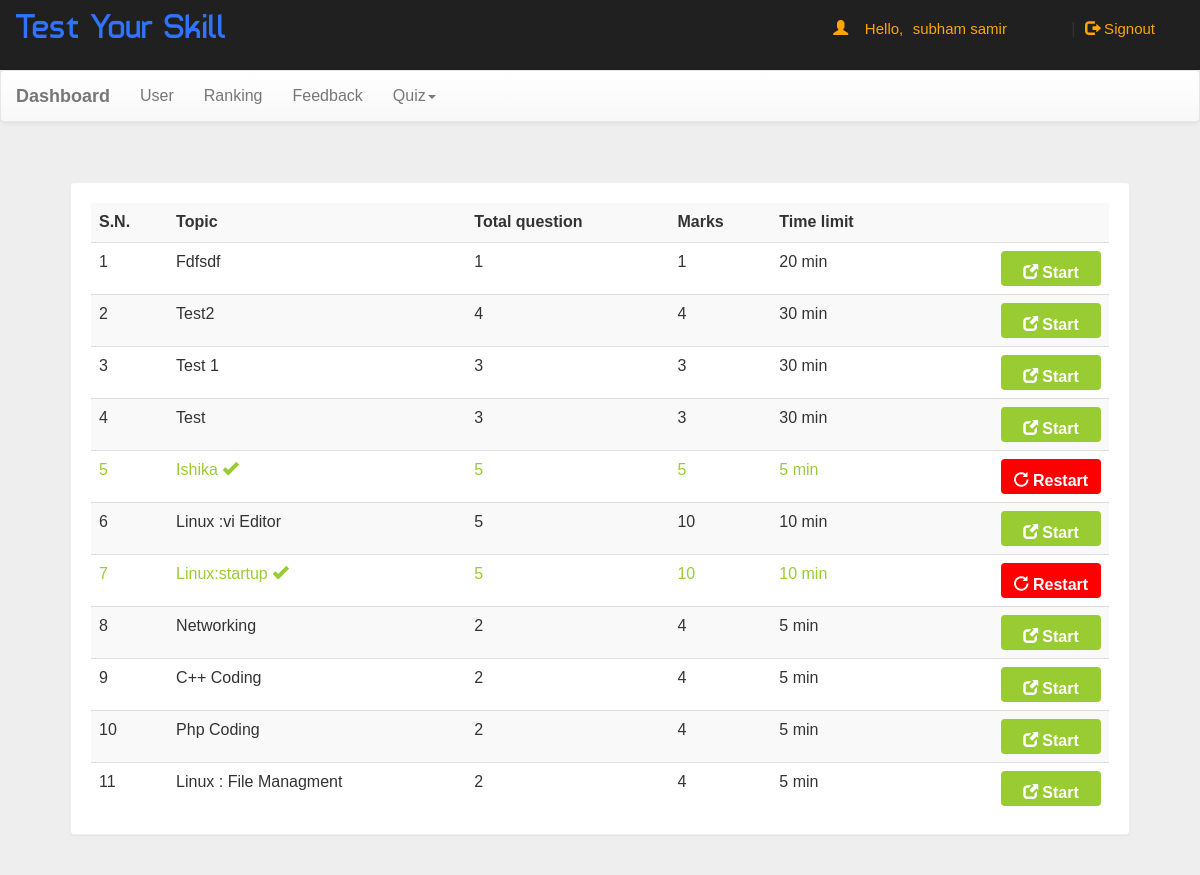
The app's page /dash.php (signed in) with its own data.
### tables this page shows
CREATE TABLE `quiz` (
  `eid` text NOT NULL,
  `title` varchar(100) NOT NULL,
  `sahi` int(11) NOT NULL,
  `wrong` int(11) NOT NULL,
  `total` int(11) NOT NULL,
  `time` bigint(20) NOT NULL,
  `intro` text NOT NULL,
  `tag` varchar(100) NOT NULL,
  `date` timestamp NOT NULL DEFAULT CURRENT_TIMESTAMP ON UPDATE CURRENT_TIMESTAMP
);

### dash.php (the view, shortened to what this page needs)
<!DOCTYPE html PUBLIC "-//W3C//DTD XHTML 1.0 Transitional//EN" "http://www.w3.org/TR/xhtml1/DTD/xhtml1-transitional.dtd">
<html xmlns="http://www.w3.org/1999/xhtml">
<head>
<link  rel="stylesheet" href="css/bootstrap.min.css"/>
 <link  rel="stylesheet" href="css/bootstrap-theme.min.css"/>
 <link rel="stylesheet" href="css/main.css">
 <link  rel="stylesheet" href="css/font.css">
</head>
<body  style="background:#eee;">
<div class="header">
<div class="row">
<div class="col-lg-6">
<span class="logo">Test Your Skill</span></div>
<?php
 include_once 'dbConnection.php';
$email=$_SESSION['email'];
  if(!(isset($_SESSION['email']))){
header("location:index.php");
}
else
{
$name = $_SESSION['name'];
echo '<span class="pull-right top title1" ><span class="log1"><span class="glyphicon glyphicon-user" aria-hidden="true"></span>&nbsp;&nbsp;&nbsp;&nbsp;Hello,</span> <a href="account.php" class="log log1">'.$name.'</a>&nbsp;|&nbsp;<a href="logout.php?q=account.php" class="log"><span class="glyphicon glyphicon-log-out" aria-hidden="true"></span>&nbsp;Signout</button></a></span>';
}?>
</div></div>
<nav class="navbar navbar-default title1">
  <div class="container-fluid">
    <div class="navbar-header">
      <a class="navbar-brand" href="dash.php?q=0"><b>Dashboard</b></a>
    </div>
    <div class="collapse navbar-collapse" id="bs-example-navbar-collapse-1">
      <ul class="nav navbar-nav">
        <li <?php if(@$_GET['q']==1) echo'class="active"'; ?>><a href="dash.php?q=1">User</a></li>
		<li <?php if(@$_GET['q']==2) echo'class="active"'; ?>><a href="dash.php?q=2">Ranking</a></li>
		<li <?php if(@$_GET['q']==3) echo'class="active"'; ?>><a href="dash.php?q=3">Feedback</a></li>
        <li class="dropdown <?php if(@$_GET['q']==4 || @$_GET['q']==5) echo'active"'; ?>">
          <a href="#" class="dropdown-toggle" data-toggle="dropdown" role="button" aria-haspopup="true" aria-expanded="false">Quiz<span class="caret"></span></a>
        </li>
      </ul>
          </div>
  </div>
</nav>
<div class="container">
<div class="row">
<div class="col-md-12">
<?php if(@$_GET['q']==0) {
$result = mysqli_query($con,"SELECT * FROM quiz ORDER BY date DESC") or die('Error');
echo  '<div class="panel"><table class="table table-striped title1">
<tr><td><b>S.N.</b></td><td><b>Topic</b></td><td><b>Total question</b></td><td><b>Marks</b></td><td><b>Time limit</b></td><td></td></tr>';
$c=1;
while($row = mysqli_fetch_array($result)) {
	$title = $row['title'];
	$total = $row['total'];
	$sahi = $row['sahi'];
    $time = $row['time'];
	$eid = $row['eid'];
$q12=mysqli_query($con,"SELECT score FROM history WHERE eid='$eid' AND email='$email'" )or die('Error98');
$rowcount=mysqli_num_rows($q12);
if($rowcount == 0){
	echo '<tr><td>'.$c++.'</td><td>'.$title.'</td><td>'.$total.'</td><td>'.$sahi*$total.'</td><td>'.$time.'&nbsp;min</td>
	<td><b><a href="account.php?q=quiz&step=2&eid='.$eid.'&n=1&t='.$total.'" class="pull-right btn sub1" style="margin:0px;background:#99cc32"><span class="glyphicon glyphicon-new-window" aria-hidden="true"></span>&nbsp;<span class="title1"><b>Start</b></span></a></b></td></tr>';
}
else
{
echo '<tr style="color:#99cc32"><td>'.$c++.'</td><td>'.$title.'&nbsp;<span title="This quiz is already solve by you" class="glyphicon glyphicon-ok" aria-hidden="true"></span></td><td>'.$total.'</td><td>'.$sahi*$total.'</td><td>'.$time.'&nbsp;min</td>
	<td><b><a href="update.php?q=quizre&step=25&eid='.$eid.'&n=1&t='.$total.'" class="pull-right btn sub1" style="margin:0px;background:red"><span class="glyphicon glyphicon-repeat" aria-hidden="true"></span>&nbsp;<span class="title1"><b>Restart</b></span></a></b></td></tr>';
}
}
echo '</table></div>';
}
?>
</div>
</div></div>
</body>
</html>

### css/main.css (style rules this page uses)
body { overflow-x:hidden; width:100%; font: 15px "Century Gothic", "Times Roman", sans-serif; background:#eee; min-height:550px; background-attachment:fixed; }
.panel { border-color:#eee; margin:40px; padding:20px; font: 15px "Century Gothic", "Times Roman", sans-serif; }
.header { background:#202020; height:70px; }
.logo { font-family:'typo'; font-size:35px; color:#3172ff; margin:15px; }
.title1 { font: 16px "Century Gothic", "Times Roman", sans-serif; }
.sub1 { width:90px; color:#ffffff; background:rgb(0, 98, 245); font-size:15px; height:35px; margin:20px; padding:10px; width:100px; }
.top { margin-top:20px; }
.log1 { font: 15px 'Ubuntu', sans-serif; color:orange; margin-left:10px; }
.log { margin:10px; margin-right:60px; margin-left:5px; color:orange; text-decoration:none; font-size:20px; font-size:15px; }

### records on screen
quiz: title "Fdfsdf", total "1", $sahi*$total "1", time "20"
quiz: title "Test2", total "4", $sahi*$total "4", time "30"
quiz: title "Test 1", total "3", $sahi*$total "3", time "30"
quiz: title "Test", total "3", $sahi*$total "3", time "30"
quiz: title "Ishika", total "5", $sahi*$total "5", time "5"
quiz: title "Linux :vi Editor", total "5", $sahi*$total "10", time "10"
quiz: title "Linux:startup", total "5", $sahi*$total "10", time "10"
quiz: title "Networking", total "2", $sahi*$total "4", time "5"
quiz: title "C++ Coding", total "2", $sahi*$total "4", time "5"
quiz: title "Php Coding", total "2", $sahi*$total "4", time "5"
quiz: title "Linux : File Managment", total "2", $sahi*$total "4", time "5"

### other values on screen
$name "subham samir"
